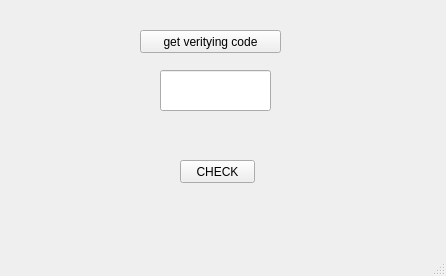
<?xml version="1.0" encoding="UTF-8"?>
<ui version="4.0">
 <class>smp3</class>
 <widget class="QMainWindow" name="smp3">
  <property name="geometry">
   <rect>
    <x>0</x>
    <y>0</y>
    <width>446</width>
    <height>276</height>
   </rect>
  </property>
  <property name="windowTitle">
   <string>MainWindow</string>
  </property>
  <widget class="QWidget" name="centralwidget">
   <widget class="QPushButton" name="pushButton">
    <property name="geometry">
     <rect>
      <x>180</x>
      <y>160</y>
      <width>75</width>
      <height>23</height>
     </rect>
    </property>
    <property name="text">
     <string>CHECK</string>
    </property>
   </widget>
   <widget class="QLineEdit" name="lineEdit">
    <property name="geometry">
     <rect>
      <x>160</x>
      <y>70</y>
      <width>111</width>
      <height>41</height>
     </rect>
    </property>
   </widget>
   <widget class="QPushButton" name="pushButton_2">
    <property name="geometry">
     <rect>
      <x>140</x>
      <y>30</y>
      <width>141</width>
      <height>23</height>
     </rect>
    </property>
    <property name="text">
     <string>get veritying code</string>
    </property>
   </widget>
  </widget>
  <widget class="QMenuBar" name="menubar">
   <property name="geometry">
    <rect>
     <x>0</x>
     <y>0</y>
     <width>446</width>
     <height>21</height>
    </rect>
   </property>
  </widget>
  <widget class="QStatusBar" name="statusbar"/>
 </widget>
 <resources/>
 <connections/>
</ui>
